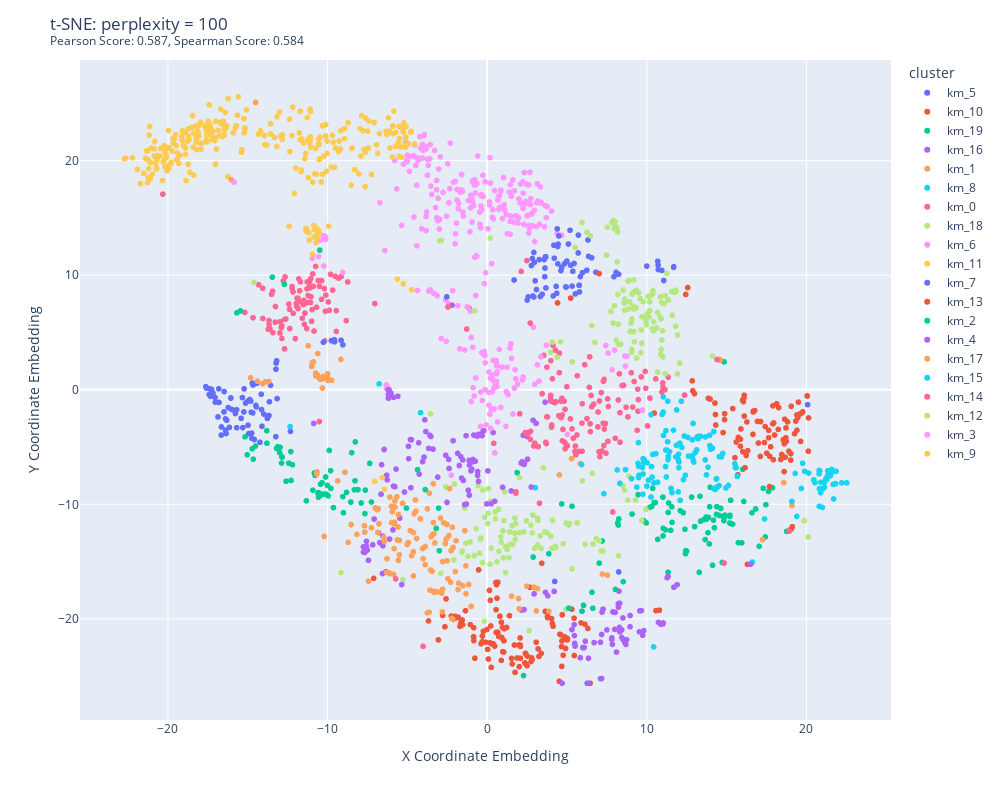

The code cell stored with this chart in its notebook:
### Code cell
perplexity = 100
title = f"t-SNE: perplexity = {perplexity}"
filename = os.path.join(output_directory, title + ".html")
feature_ids = extract_feature_ids_from_spectra(pipeline.spectra_matchms)
class_assignments = [str(cluster) for cluster in  pipeline.kmedoid_grid[3].cluster_assignments] # iloc3 --> k = 20
visualized_classes = select_random_subset_of_classes(class_assignments, 20)
figure = generate_tsne_variant(distances, perplexity, feature_ids, visualized_classes,  title)
figure.show()
figure.write_html(filename)
figure.write_image(os.path.join(output_directory, title + ".pdf"), width = "1000", height="800")
